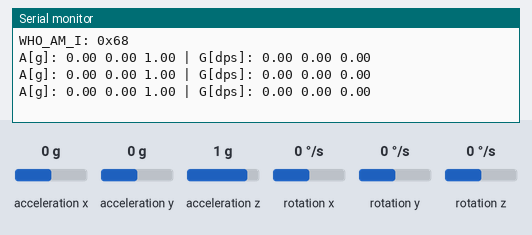
Bench run of a sketch on a simulated ESP32. On the bench: the last lines printed to the serial monitor. Wiring (inferred from the names in the program): MPU-6050 motion sensor at I2C address 0x68. The test bench sets the inputs (shaded band); at power-on: acceleration x 0 g, acceleration y 0 g, acceleration z 1 g, rotation x 0 °/s, rotation y 0 °/s, rotation z 0 °/s.

Above: at 1.3 s.
1.4 s: acceleration x set to -1.4 g
At 2.0 s:
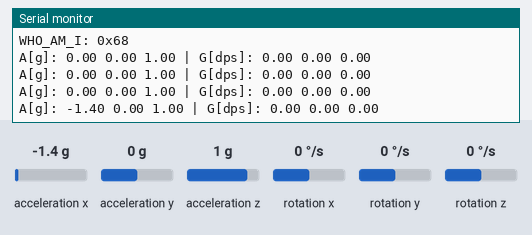
2.9 s: acceleration y set to -1.4 g
At 3.5 s:
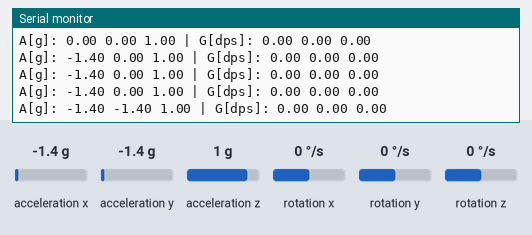
4.4 s: acceleration z set to -1.4 g
At 5.0 s:
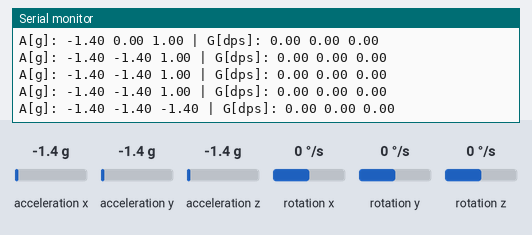
5.9 s: rotation x set to -192 °/s
At 6.5 s:
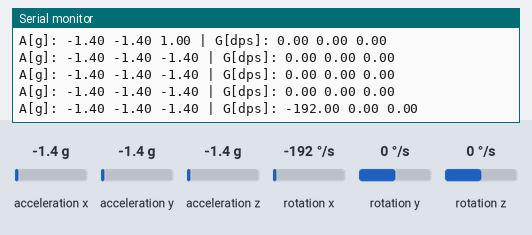
7.4 s: rotation y set to -192 °/s
At 8.0 s:
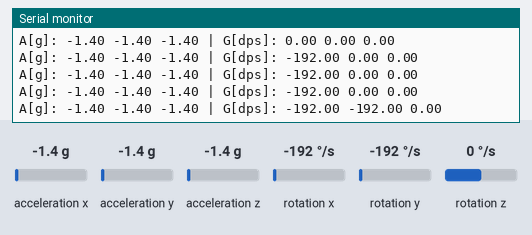

The sketch:

main.ino
```cpp
#include <Arduino.h>
#include <Wire.h>

const int SDA_PIN=21;
const int SCL_PIN=22;
const uint8_t MPU_ADDR=0x68;

void writeReg(uint8_t reg,uint8_t value){
  Wire.beginTransmission(MPU_ADDR); Wire.write(reg); Wire.write(value); Wire.endTransmission();
}

bool readBytes(uint8_t reg,uint8_t *buf,size_t n){
  Wire.beginTransmission(MPU_ADDR); Wire.write(reg);
  if(Wire.endTransmission(false)!=0) return false;
  if(Wire.requestFrom((int)MPU_ADDR,(int)n)!=n) return false;
  for(size_t i=0;i<n;i++) buf[i]=Wire.read();
  return true;
}

void setup(){
  Serial.begin(115200); Wire.begin(SDA_PIN,SCL_PIN);
  writeReg(0x6B,0x00); delay(100);
  uint8_t who=0;
  if(readBytes(0x75,&who,1)) Serial.printf("WHO_AM_I: 0x%02X\n",who); else Serial.println("MPU6050 not found");
}

void loop(){
  uint8_t b[14];
  if(!readBytes(0x3B,b,sizeof(b))){Serial.println("Read failed");delay(1000);return;}
  int16_t ax=(b[0]<<8)|b[1], ay=(b[2]<<8)|b[3], az=(b[4]<<8)|b[5];
  int16_t gx=(b[8]<<8)|b[9], gy=(b[10]<<8)|b[11], gz=(b[12]<<8)|b[13];
  Serial.printf("A[g]: %.2f %.2f %.2f | G[dps]: %.2f %.2f %.2f\n",ax/16384.0,ay/16384.0,az/16384.0,gx/131.0,gy/131.0,gz/131.0);
  delay(500);
}
```

Measured:
- after the input at 1.4 s, the serial monitor: prints a new line after 0.21 s (image 1)
- after the input at 2.9 s, the serial monitor: prints a new line after 0.21 s (image 2)
- after the input at 4.4 s, the serial monitor: prints a new line after 0.22 s (image 3)
- after the input at 5.9 s, the serial monitor: prints a new line after 0.22 s (image 4)
- after the input at 7.4 s, the serial monitor: prints a new line after 0.23 s (image 5)
